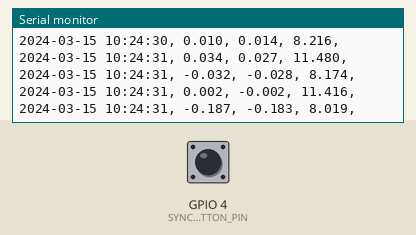
Bench run of a sketch on a simulated ESP32. On the bench: the last lines printed to the serial monitor. The inputs (shaded band) are chosen by the test bench; at power-on: GPIO 4 (SYNC_BUTTON_PIN) HIGH. The local clock reads 2024-03-15 10:24:30 at power-on unless the sketch sets it; storage starts empty; random numbers use the default seed unless the sketch sets one.

Above: at 1.4 s.
1.5 s: GPIO 4 (SYNC_BUTTON_PIN) pulled LOW for 0.15 s
At 1.64 s:
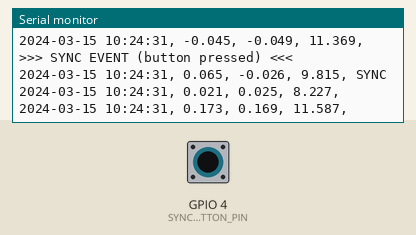
3.1 s: GPIO 4 (SYNC_BUTTON_PIN) pulled LOW for 1 s
At 3.24 s:
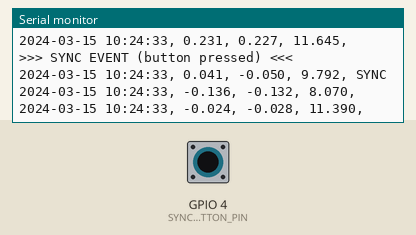
5.6 s: GPIO 4 (SYNC_BUTTON_PIN) pulled LOW for 0.15 s
Timing chart, 0 to 8.6 s (numbered marks = the images above; inputs shaded):
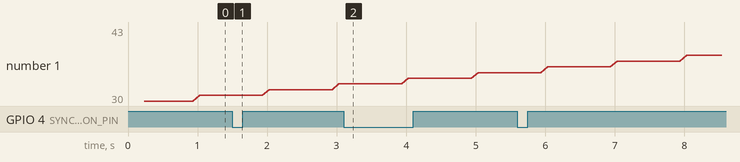

The sketch:

sketch.ino
```cpp
// Car Node Simulation — ESP32 + MPU6050 (accelerometer stand-in) + RTC + SD card + sync button
// This mirrors your design addendum's car-node role for Phases 1-3:
// sample the accelerometer, timestamp every sample, log continuously to SD,
// and let a push button mark a manual sync/fiducial event.
//
// UPDATE: added a synthetic vibration generator so you can validate the
// full acquisition + FFT pipeline without real lift data. This mirrors
// Phase 7 of your design addendum: "feed a known-frequency signal... confirm
// the sampling rate and FFT bins correctly recover that known frequency."
// With USE_SIMULATED_VIBRATION = 1, every logged row is a known sine wave
// (VIB_FREQ_HZ) plus noise instead of the MPU6050's real (flat) simulator
// output — so you can run FFT on the resulting CSV and check you get
// VIB_FREQ_HZ back out. Set it to 0 to go back to reading the real
// (simulated-stationary) MPU6050.
//
// Libraries needed (install via Wokwi's Library Manager, or they'll be
// auto-suggested when you run the simulation):
//   - Adafruit MPU6050
//   - Adafruit Unified Sensor
//   - Adafruit BusIO
//   - RTClib

#include <Wire.h>
#include <Adafruit_MPU6050.h>
#include <Adafruit_Sensor.h>
#include <RTClib.h>
#include <SPI.h>
#include <SD.h>

// ---- Pin map (matches diagram.json) ----
#define SD_CS_PIN   5
#define SYNC_BUTTON_PIN 4

// ---- Sampling ----
const unsigned long SAMPLE_INTERVAL_MS = 100;  // 10 Hz demo rate
unsigned long lastSampleTime = 0;

// ---- Synthetic vibration generator ----
#define USE_SIMULATED_VIBRATION 1   // 1 = fake known-frequency signal, 0 = real MPU6050 reading

const float VIB_FREQ_HZ      = 5.0;   // the "true" frequency your FFT should recover
const float VIB_AMPLITUDE    = 2.0;   // m/s^2, superimposed on gravity (Z axis)
const float NOISE_AMPLITUDE  = 0.15;  // m/s^2, random noise sprinkled on every sample

Adafruit_MPU6050 mpu;
RTC_DS1307 rtc;              // stand-in for DS3231 — same RTClib interface,
                              // swap to RTC_DS3231 rtc; on real hardware
File logFile;
const char* LOG_FILENAME = "/run1.csv";

bool lastButtonState = HIGH;

void getAcceleration(float &ax, float &ay, float &az) {
#if USE_SIMULATED_VIBRATION
  float t = millis() / 1000.0;
  float noise = (((float)random(0, 1000) / 1000.0) - 0.5) * 2.0 * NOISE_AMPLITUDE;
  ax = 0.10 * sin(2 * PI * VIB_FREQ_HZ * t) + noise;
  ay = 0.10 * sin(2 * PI * VIB_FREQ_HZ * t + 1.2) + noise;
  az = 9.81 + VIB_AMPLITUDE * sin(2 * PI * VIB_FREQ_HZ * t) + noise;
#else
  sensors_event_t a, g, temp;
  mpu.getEvent(&a, &g, &temp);
  ax = a.acceleration.x;
  ay = a.acceleration.y;
  az = a.acceleration.z;
#endif
}

void setup() {
  Serial.begin(115200);
  delay(200);
  Serial.println("Car node booting...");
#if USE_SIMULATED_VIBRATION
  Serial.printf("Using SIMULATED vibration: %.2f Hz + noise\n", VIB_FREQ_HZ);
#endif

  pinMode(SYNC_BUTTON_PIN, INPUT_PULLUP);
  randomSeed(analogRead(0));

  Wire.begin();

  // --- RTC init ---
  if (!rtc.begin()) {
    Serial.println("RTC not found!");
  } else {
    if (!rtc.isrunning()) {
      // Set RTC to the compile time (only matters in simulation)
      rtc.adjust(DateTime(F(__DATE__), F(__TIME__)));
    }
    Serial.println("RTC ready.");
  }

  // --- Accelerometer init (still initialized even in simulated mode,
  //     harmless, and needed if you flip USE_SIMULATED_VIBRATION to 0) ---
  if (!mpu.begin()) {
    Serial.println("MPU6050 not found!");
  } else {
    mpu.setAccelerometerRange(MPU6050_RANGE_4_G);
    mpu.setGyroRange(MPU6050_RANGE_500_DEG);
    mpu.setFilterBandwidth(MPU6050_BAND_21_HZ);
    Serial.println("MPU6050 ready.");
  }

  // --- SD init ---
  if (!SD.begin(SD_CS_PIN)) {
    Serial.println("SD card init failed!");
  } else {
    Serial.println("SD card ready.");
    logFile = SD.open(LOG_FILENAME, FILE_WRITE);
    if (logFile) {
      logFile.println("timestamp,ax,ay,az,event");
      logFile.close();
    }
  }

  Serial.println("Setup complete. Logging started.");
}

void logRow(const DateTime &ts, float ax, float ay, float az, const char* event) {
  // Print to Serial so you can watch it live in the simulator
  Serial.printf("%04d-%02d-%02d %02d:%02d:%02d, %.3f, %.3f, %.3f, %s\n",
                ts.year(), ts.month(), ts.day(),
                ts.hour(), ts.minute(), ts.second(),
                ax, ay, az, event);

  // Append to SD card
  logFile = SD.open(LOG_FILENAME, FILE_APPEND);
  if (logFile) {
    logFile.printf("%04d-%02d-%02d %02d:%02d:%02d,%.3f,%.3f,%.3f,%s\n",
                    ts.year(), ts.month(), ts.day(),
                    ts.hour(), ts.minute(), ts.second(),
                    ax, ay, az, event);
    logFile.close();
  }
}

void loop() {
  unsigned long now = millis();

  // --- Sync button: falling edge = pressed (INPUT_PULLUP) ---
  bool buttonState = digitalRead(SYNC_BUTTON_PIN);
  if (lastButtonState == HIGH && buttonState == LOW) {
    DateTime ts = rtc.now();
    float ax, ay, az;
    getAcceleration(ax, ay, az);
    Serial.println(">>> SYNC EVENT (button pressed) <<<");
    logRow(ts, ax, ay, az, "SYNC");
  }
  lastButtonState = buttonState;

  // --- Regular timed sampling ---
  if (now - lastSampleTime >= SAMPLE_INTERVAL_MS) {
    lastSampleTime = now;

    float ax, ay, az;
    getAcceleration(ax, ay, az);
    DateTime ts = rtc.now();

    logRow(ts, ax, ay, az, "");
  }
}
```

Measured:
- after the input at 1.5 s, the serial monitor: prints a new line at once (image 1)
- after the input at 3.1 s, the serial monitor: prints a new line at once (image 2)
